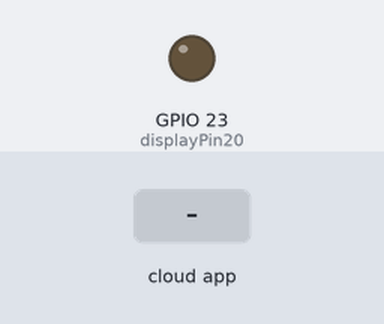
The sketch below on a simulated ESP32. Shown: output pins drawn as LEDs (lit = HIGH). The test bench sets the inputs (shaded band). WiFi joins after 1.5 s; servers stay silent unless stated; what the sketch prints to the serial monitor is not drawn.

Above: at 2.7 s.
2.8 s: the phone or cloud app sets Tisch to 0
At 3.6 s:
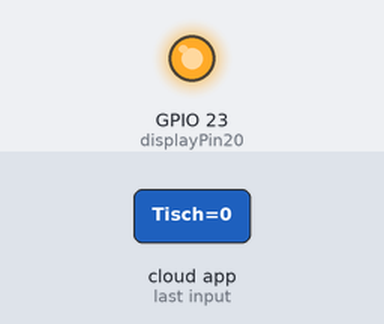
Timing chart, 0 to 25.3 s (numbered marks = the images above; inputs shaded):
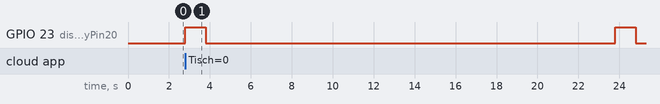

The sketch:

flexa.ino
```cpp
/*
 * Rui Santos
 * Complete Project Details https://randomnerdtutorials.com
*/

// #include <desk_hight_sensor.h>

////////////////////////////////////////////////////////////////////////////////////////////////////////
// developed by foxytocin
// website https://anfuchs.de
// based on code from iMicknl

#include <Arduino.h>
#include "fauxmoESP.h"

#define WIFI_SSID "REPLACE_WITH_YOUR_SSID"
#define WIFI_PASS "REPLACE_WITH_YOUR_PASSWORD"

#define TISCH "Tisch"

#define displayPin20 23 // D2 GPIO4
#define RXD2 16 // D5 GPIO12
#define TXD2 17 // D6 GPIO14

unsigned char value = 0;
const char * device_name = "ESP";

fauxmoESP fauxmo;

bool hoch = false;
bool runter = false;
bool my_state = false;

// Wi-Fi Connection
void wifiSetup() {
  // Set WIFI module to STA mode
  WiFi.mode(WIFI_STA);

  // Connect
  Serial.printf("[WIFI] Connecting to %s ", WIFI_SSID);
  WiFi.begin(WIFI_SSID, WIFI_PASS);

  // Wait
  while (WiFi.status() != WL_CONNECTED) {
    Serial.print(".");
    delay(100);
  }
  Serial.println();

  // Connected!
  Serial.printf("[WIFI] STATION Mode, SSID: %s, IP address: %s\n", WiFi.SSID().c_str(), WiFi.localIP().toString().c_str());
}

// SoftwareSerial sSerial(rxPin, txPin); // RX, TX
byte history[2];

// Supported Commands
const byte wakeup[] = { 0x9b, 0x06, 0x02, 0x00, 0x00, 0x6c, 0xa1, 0x9d };
const byte command_up[] = { 0x9b, 0x06, 0x02, 0x01, 0x00, 0xfc, 0xa0, 0x9d };
const byte command_down[] = { 0x9b, 0x06, 0x02, 0x02, 0x00, 0x0c, 0xa0, 0x9d };
const byte command_m[] =  {0x9b, 0x06, 0x02, 0x20, 0x00, 0xac, 0xb8, 0x9d };
const byte command_preset_1[] = { 0x9b, 0x06, 0x02, 0x04, 0x00, 0xac, 0xa3, 0x9d };
const byte command_preset_2[] = { 0x9b, 0x06, 0x02, 0x08, 0x00, 0xac, 0xa6, 0x9d };
const byte command_preset_3[] = { 0x9b, 0x06, 0x02, 0x10, 0x00, 0xac, 0xac, 0x9d };
const byte command_preset_4[] = { 0x9b, 0x06, 0x02, 0x00, 0x01, 0xac, 0x60, 0x9d };


void setup() {
  wifiSetup();
  Serial.begin(115200);   // Debug serial
  // Note the format for setting a serial port is as follows: Serial2.begin(baud-rate, protocol, RX pin, TX pin);
  Serial2.begin(9600, SERIAL_8N1, RXD2, TXD2);

  fauxmo.createServer(true); // not needed, this is the default value
  fauxmo.setPort(80); // This is required for gen3 devices

  // You have to call enable(true) once you have a WiFi connection
  // You can enable or disable the library at any moment
  // Disabling it will prevent the devices from being discovered and switched
  fauxmo.enable(true);
  // You can use different ways to invoke alexa to modify the devices state:
  // "Alexa, turn lamp two on"

  // Add virtual devices
  fauxmo.addDevice(TISCH);
  //fauxmo.addDevice(LAMP_2);

  fauxmo.onSetState([](unsigned char device_id, const char * device_name, bool state, unsigned int value) {
        Serial.printf("[MAIN] Device #%d %s mit Status: %s - f\x84hrt auf Position value: %i\n", device_id, device_name, state ? "hoch" : "runter", value);

        pinMode(displayPin20, OUTPUT);
        digitalWrite(displayPin20, LOW);

        // Executes a demo
        if ( (strcmp(device_name, TISCH) == 0) ) {
            my_state = state;
            demo();
        }
  });
}


void demo() {

  if (my_state) {
    sit();
	  delay(20000);
	  hoch = false;
    runter = true;
	  wake();
  }
  else {
    stand();
	  delay(20000);
    runter = false;
	  hoch = true;
	  wake();
  }

/*  if (value == 1 && runter == false) {
	  // Calls sit-preset and waits 20 seconds
	  sit();
	  delay(20000);
	  hoch = false;
    runter = true;
	  wake();
  }

  if (value == 2 && hoch == false) {
	  // Calls stand-preset and waits 20 seconds
	  stand();
	  delay(20000);
    runter = false;
	  hoch = true;
	  wake();
  }*/

  // Wakeup the table to retrieve the current height
  // At the moment this is only represented as HEX value
  // wake();
}


void turnon() {
  // Turn desk in operating mode by setting controller pin20 to HIGH
  Serial.println("sending turn on command");
  digitalWrite(displayPin20, HIGH);
  delay(1000);
  digitalWrite(displayPin20, LOW);
}


void wake() {
  turnon();

  // This will allow us to receive the current height
  Serial.println("sending wakeup command");
  Serial2.flush();
  Serial2.write(wakeup, sizeof(wakeup));
}


void sit() {
  turnon();

  // This send the preset_4 command to trigger the sit position
  Serial.println("sending sit preset (preset_4)");
  Serial2.flush();
  Serial2.write(command_preset_4, sizeof(command_preset_4));
}


void stand() {
  turnon();

  // This send the preset_3 command to trigger the stand position
  Serial.println("sending stand preset (preset_3)");
  Serial2.flush();
  Serial2.write(command_preset_3, sizeof(command_preset_3));
  // Serial2.enableTx(true);
  // Serial2.enableTx(false);
}


void loop() {
  fauxmo.handle();

  while (Serial2.available())
  {
    unsigned long in = Serial2.read();

    // Start of packet
    if (in == 0x9b) {
      Serial.println();
    }

    // Second byte defines the message length
    if (history[0] == 0x9b) {
      Serial.print("(LENGTH:");
      Serial.print(in);
      Serial.print(")");
    }

    // Get package length (second byte)
    history[1] = history[0];
    history[0] = in;

    // Print hex for debug
    Serial.print(in, HEX);
    Serial.print(" ");
  }
}
```

Measured:
- after the input at 2.8 s, GPIO 23 (displayPin20): alternates HIGH for 1.0 s and LOW for 20.0 s, starting at once
